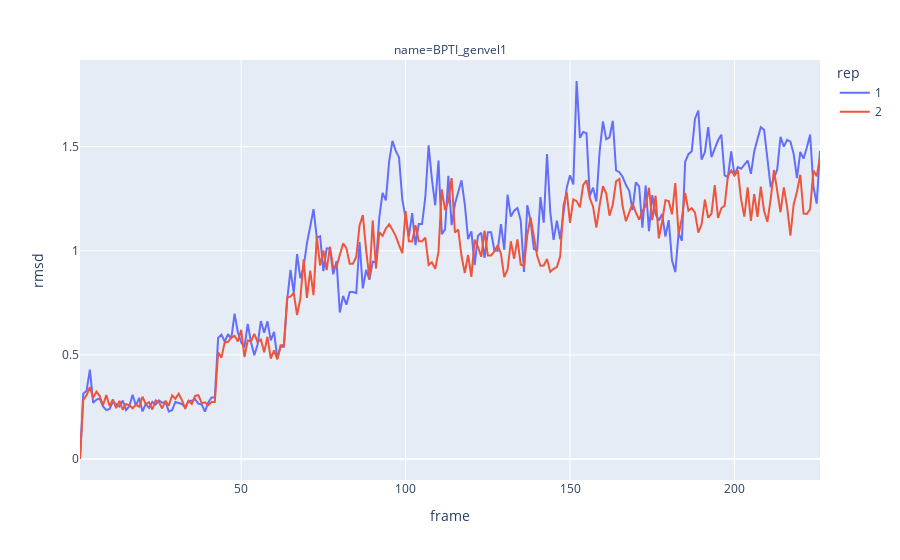

Notebook source saved alongside this figure:
### Code cell
#plot split by name  

fig = px.line(test_df, x="frame", y="rmsd", color="rep", facet_col="name", facet_col_wrap=2)
fig.show()

### Figure 1 — Plotly figure (JSON) as saved in the notebook; plotly's stock layout.template omitted (floating-point values rounded to 4 significant figures; data arrays with more than 128 entries replaced by an {"elided": "..."} marker saying what was removed)
{"data": [{"hovertemplate": "rep=1<br>name=BPTI_genvel1<br>frame=%{x}<br>rmsd=%{y}<extra></extra>", "legendgroup": "1", "line": {"color": "#636efa", "dash": "solid"}, "marker": {"symbol": "circle"}, "mode": "lines", "name": "1", "orientation": "v", "showlegend": true, "type": "scatter", "x": {"elided": "226 int values"}, "xaxis": "x", "y": {"elided": "226 float values"}, "yaxis": "y"}, {"hovertemplate": "rep=2<br>name=BPTI_genvel1<br>frame=%{x}<br>rmsd=%{y}<extra></extra>", "legendgroup": "2", "line": {"color": "#EF553B", "dash": "solid"}, "marker": {"symbol": "circle"}, "mode": "lines", "name": "2", "orientation": "v", "showlegend": true, "type": "scatter", "x": {"elided": "226 int values"}, "xaxis": "x", "y": {"elided": "226 float values"}, "yaxis": "y"}], "layout": {"annotations": [{"font": {}, "showarrow": false, "text": "name=BPTI_genvel1", "x": 0.5, "xanchor": "center", "xref": "paper", "y": 1, "yanchor": "bottom", "yref": "paper"}], "legend": {"title": {"text": "rep"}, "tracegroupgap": 0}, "margin": {"t": 60}, "xaxis": {"anchor": "y", "domain": [0, 1], "title": {"text": "frame"}}, "yaxis": {"anchor": "x", "domain": [0, 1], "title": {"text": "rmsd"}}}}
